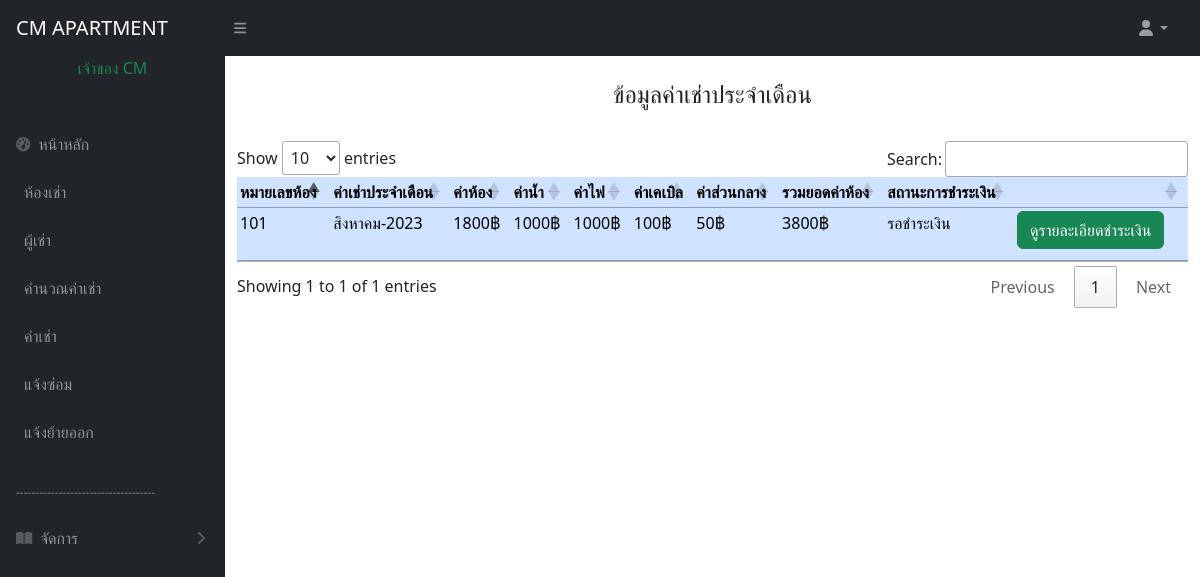
/bill-list.php (signed in), run on an earlier commit of the app's database.
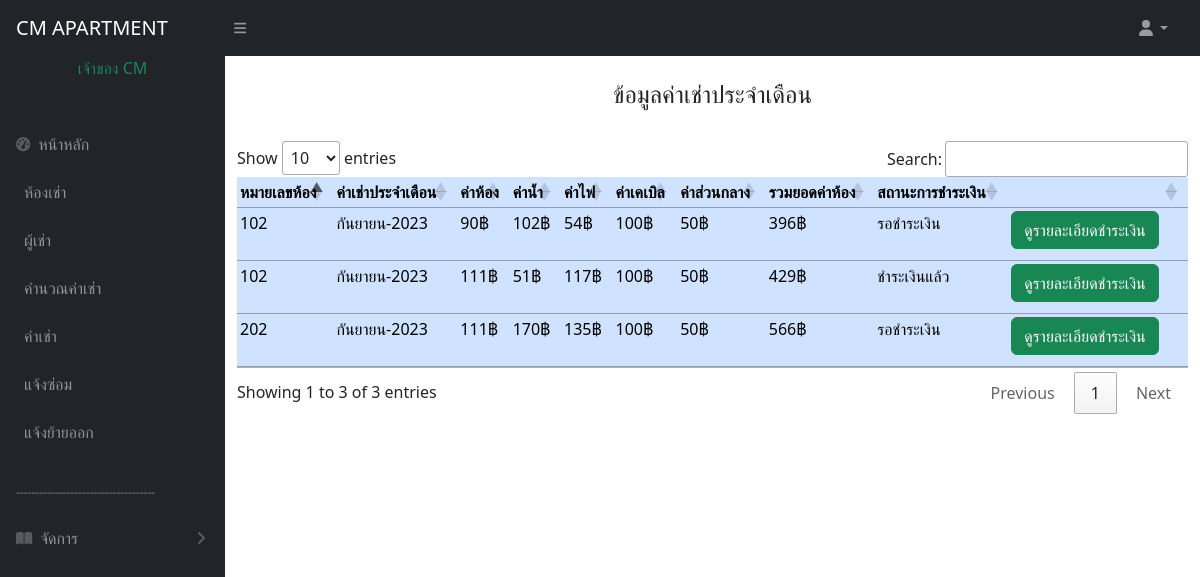
And on a later commit of the database.
### tables this page shows
CREATE TABLE `bill` (
  `id` int(11) NOT NULL,
  `id_room` int(11) NOT NULL,
  `unitwater` double NOT NULL,
  `unitelec` double NOT NULL,
  `price_w` double NOT NULL,
  `price_e` double NOT NULL,
  `priceroom` double NOT NULL,
  `pricetotal` double NOT NULL,
  `datebill` datetime NOT NULL DEFAULT current_timestamp(),
  `paybill` date DEFAULT NULL,
  `month_bill` text DEFAULT NULL,
  `year_bill` text DEFAULT NULL,
  `status` text NOT NULL DEFAULT 'รอชำระเงิน',
  `filename` varchar(255) DEFAULT 'noimg.jpeg',
  `dateStart` date DEFAULT NULL
);

### bill-list.php (the view, shortened to what this page needs)
<!doctype html>
<html lang="en">
<head>
  <link href="https://cdn.jsdelivr.net/npm/simple-datatables@7.1.2/dist/style.min.css" rel="stylesheet" />
  <link href="css/styles.css" rel="stylesheet" />
  <link rel="stylesheet" href="https://cdn.datatables.net/1.11.5/css/jquery.dataTables.min.css">
</head>
<body class="sb-nav-fixed" style="background-color: #ffffff;">
  <?php include 'menu.php'; ?>
  <div id="layoutSidenav_content">
    <main>
      <div class="container-md">
        <br>
        <div class="" role="alert">
          <h4>
            <center>ข้อมูลค่าเช่าประจำเดือน
          </h4>
        </div>
        <br>
        <table id="employeeTable" class="table table-primary" style="width:100%">
          <thead>
            <tr>
              <th>หมายเลขห้อง</th>
              <th>ค่าเช่าประจำเดือน</th>
              <th>ค่าห้อง</th>
              <th>ค่าน้ำ</th>
              <th>ค่าไฟ</th>
              <th>ค่าเคเบิล</th>
              <th>ค่าส่วนกลาง</th>
              <th>รวมยอดค่าห้อง</th>
              <th>สถานะการชำระเงิน</th>
              <th></th>
            </tr>
          </thead>
          <tbody>
            <?php
            include 'condb.php';
            $sql = "select *,CONCAT(case
            when month_bill =1 then 'มกราคม'
              when month_bill =2 then 'กุมภาพันธ์'
              when month_bill =3 then 'มีนาคม'
              when month_bill =4 then 'เมษายน'
              when month_bill =5 then 'พฤษภาคม'
              when month_bill =6 then 'มิถุนายน'
              when month_bill =7 then 'กรกฏาคม'
              when month_bill =8 then 'สิงหาคม'
              when month_bill =9 then 'กันยายน'
              when month_bill =10 then 'ตุลาคม'
              when month_bill =11 then 'พฤศจิกายน'
              when month_bill =12 then 'ธันวาคม'
                        end,'-',year_bill) yearMonth
              from bill
              where Year(now())=year_bill
              ORDER BY datebill DESC";
            $result = $conn->query($sql);
            if ($result->num_rows > 0) {
              while ($row = $result->fetch_assoc()) {
                echo "<tr>";
                echo "<td>{$row['id_room']}</td>";
                echo "<td>{$row['yearMonth']}</td>";
                echo "<td><h8>{$row['priceroom']}฿</h8> </td>";
                echo "<td><h8>{$row['price_w']}฿</h8> </td>";
                echo "<td><h8>{$row['price_e']}฿</h8> </td>";
                echo "<td><h8>100฿</h8> </td>";
                echo "<td><h8>50฿</h8> </td>";
                echo "<td><h8>{$row['pricetotal']}฿</h8> </td>";
                echo "<td><h8>{$row['status']}</h8> </td>";
                echo "<td> <a href='bill_detail.php?id={$row['id']}' class='btn btn-success mb-2'>ดูรายละเอียดชำระเงิน</a> </td>";
                echo "</tr>";
              }
            }
            ?>
          </tbody>
        </table>
      </div>
  </div>
  </div>
</body>
</html>

What changed in the data, as far as the page shows it:
removed bill: id_room "101", yearMonth "สิงหาคม-2023", priceroom "1800", price_w "1000", price_e "1000", pricetotal "3800", status "รอชำระเงิน"
added bill: id_room "102", yearMonth "กันยายน-2023", priceroom "90", price_w "102", price_e "54", pricetotal "396", status "รอชำระเงิน"
added bill: id_room "202", yearMonth "กันยายน-2023", priceroom "111", price_w "170", price_e "135", pricetotal "566", status "รอชำระเงิน"
added bill: id_room "102", yearMonth "กันยายน-2023", priceroom "111", price_w "51", price_e "117", pricetotal "429", status "ชำระเงินแล้ว"
Also different on the page:
text written by a page script: "Show entries Search: Showing 1 to 1 of 1 entries Previous 1 Next" → "Show entries Search: Showing 1 to 3 of 3 entries Previous 1 Next"
